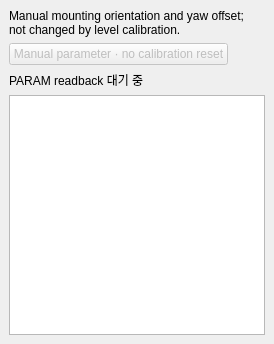
                        <widget class="QWidget" name="widget143">
                          <property name="minimumSize">
                            <size>
                              <width>0</width>
                              <height>0</height>
                            </size>
                          </property>
                          <property name="maximumSize">
                            <size>
                              <width>16777215</width>
                              <height>16777215</height>
                            </size>
                          </property>
                          <layout class="QVBoxLayout" name="layout144" stretch="0,0,0,1">
                            <property name="leftMargin">
                              <number>9</number>
                            </property>
                            <property name="topMargin">
                              <number>9</number>
                            </property>
                            <property name="rightMargin">
                              <number>9</number>
                            </property>
                            <property name="bottomMargin">
                              <number>9</number>
                            </property>
                            <property name="spacing">
                              <number>6</number>
                            </property>
                            <item>
                              <widget class="QLabel" name="widget145">
                                <property name="minimumSize">
                                  <size>
                                    <width>0</width>
                                    <height>0</height>
                                  </size>
                                </property>
                                <property name="maximumSize">
                                  <size>
                                    <width>16777215</width>
                                    <height>16777215</height>
                                  </size>
                                </property>
                                <property name="text">
                                  <string>Manual mounting orientation and yaw offset; not changed by level calibration.</string>
                                </property>
                                <property name="wordWrap">
                                  <bool>true</bool>
                                </property>
                                <property name="alignment">
                                  <set>Qt::AlignLeft|Qt::AlignVCenter</set>
                                </property>
                                <property name="textInteractionFlags">
                                  <set>Qt::LinksAccessibleByMouse</set>
                                </property>
                                <property name="legacyObjectName" stdset="0">
                                  <string>compactContract</string>
                                </property>
                              </widget>
                            </item>
                            <item>
                              <layout class="QHBoxLayout" name="layout146" stretch="0,1">
                                <property name="leftMargin">
                                  <number>0</number>
                                </property>
                                <property name="topMargin">
                                  <number>0</number>
                                </property>
                                <property name="rightMargin">
                                  <number>0</number>
                                </property>
                                <property name="bottomMargin">
                                  <number>0</number>
                                </property>
                                <property name="spacing">
                                  <number>6</number>
                                </property>
                                <item>
                                  <widget class="QPushButton" name="px4_parameter_reset_buttons_right_board">
                                    <property name="minimumSize">
                                      <size>
                                        <width>0</width>
                                        <height>0</height>
                                      </size>
                                    </property>
                                    <property name="maximumSize">
                                      <size>
                                        <width>16777215</width>
                                        <height>16777215</height>
                                      </size>
                                    </property>
                                    <property name="toolTip">
                                      <string>SENS_BOARD_ROT/Z_OFF are manual board-orientation parameters and are not changed by level calibration.</string>
                                    </property>
                                    <property name="enabled">
                                      <bool>false</bool>
                                    </property>
                                    <property name="text">
                                      <string>Manual parameter · no calibration reset</string>
                                    </property>
                                  </widget>
                                </item>
                                <item>
                                  <spacer name="spacer148">
                                    <property name="orientation">
                                      <enum>Qt::Horizontal</enum>
                                    </property>
                                    <property name="sizeHint">
                                      <size>
                                        <width>0</width>
                                        <height>0</height>
                                      </size>
                                    </property>
                                  </spacer>
                                </item>
                              </layout>
                            </item>
                            <item>
                              <widget class="QLabel" name="px4_parameter_group_status_labels_right_board">
                                <property name="minimumSize">
                                  <size>
                                    <width>0</width>
                                    <height>0</height>
                                  </size>
                                </property>
                                <property name="maximumSize">
                                  <size>
                                    <width>16777215</width>
                                    <height>16777215</height>
                                  </size>
                                </property>
                                <property name="text">
                                  <string>PARAM readback 대기 중</string>
                                </property>
                                <property name="wordWrap">
                                  <bool>true</bool>
                                </property>
                                <property name="alignment">
                                  <set>Qt::AlignLeft|Qt::AlignVCenter</set>
                                </property>
                                <property name="textInteractionFlags">
                                  <set>Qt::TextSelectableByMouse</set>
                                </property>
                                <property name="legacyObjectName" stdset="0">
                                  <string>statusStrip</string>
                                </property>
                              </widget>
                            </item>
                            <item>
                              <widget class="QTableView" name="px4_parameter_tables_right_board">
                                <property name="minimumSize">
                                  <size>
                                    <width>0</width>
                                    <height>240</height>
                                  </size>
                                </property>
                                <property name="maximumSize">
                                  <size>
                                    <width>16777215</width>
                                    <height>16777215</height>
                                  </size>
                                </property>
                                <property name="editTriggers">
                                  <set>QAbstractItemView::NoEditTriggers</set>
                                </property>
                                <property name="selectionBehavior">
                                  <enum>QAbstractItemView::SelectRows</enum>
                                </property>
                                <property name="selectionMode">
                                  <enum>QAbstractItemView::ExtendedSelection</enum>
                                </property>
                                <attribute name="verticalHeaderVisible">
                                  <bool>false</bool>
                                </attribute>
                                <attribute name="horizontalHeaderStretchLastSection">
                                  <bool>true</bool>
                                </attribute>
                                <property name="horizontalScrollMode">
                                  <enum>QAbstractItemView::ScrollPerItem</enum>
                                </property>
                                <property name="alternatingRowColors">
                                  <bool>true</bool>
                                </property>
                              </widget>
                            </item>
                          </layout>
                          <attribute name="title">
                            <string>Board orientation (manual)</string>
                          </attribute>
                        </widget>
